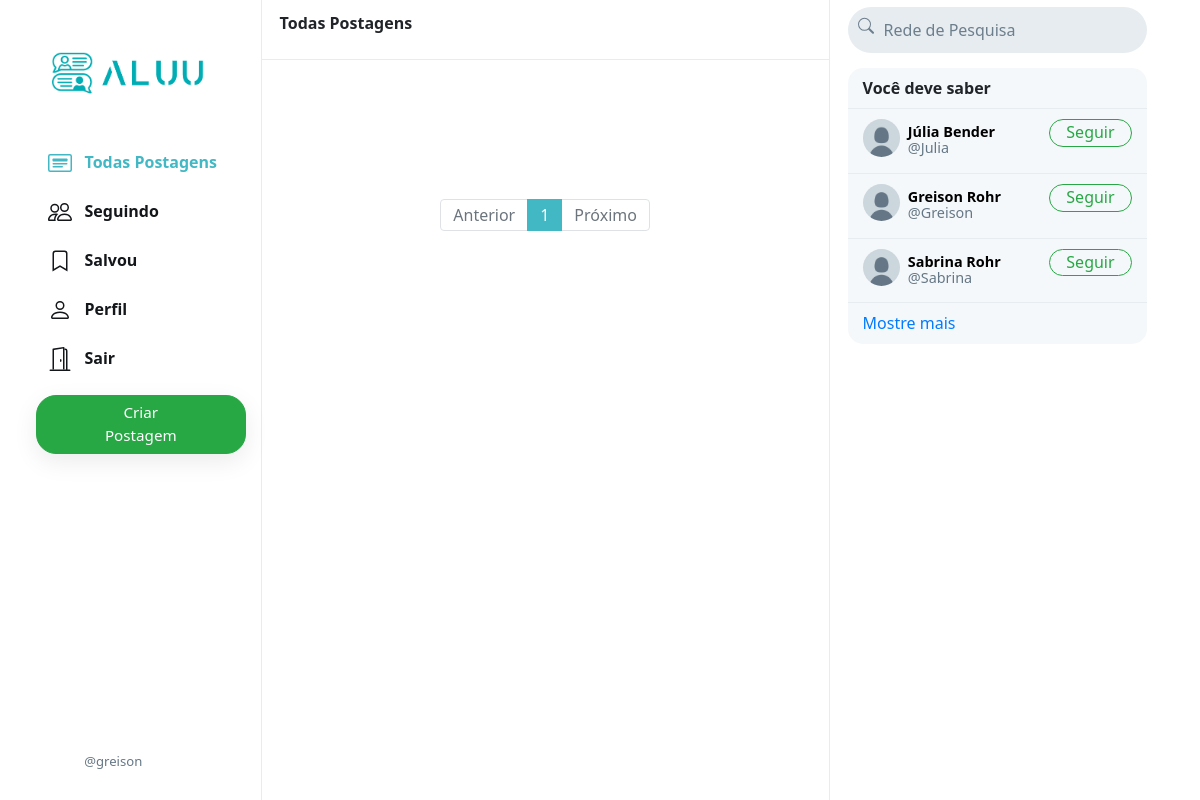
/ (signed in), run on the app's committed database.
### network/models.py (models this page shows, shortened)
class User(AbstractUser):
    profile_pic = models.ImageField(upload_to='profile_pic/')
    bio = models.TextField(max_length=160, blank=True, null=True)
    cover = models.ImageField(upload_to='covers/', blank=True)
    role = models.CharField(max_length=20, blank=True)

### network/views.py (the view)
# urls.py: path("", views.index, name="index"),
def index(request):
    all_posts = Post.objects.all().order_by('-date_created')
    paginator = Paginator(all_posts, 10)
    page_number = request.GET.get('page')
    if page_number == None:
        page_number = 1
    posts = paginator.get_page(page_number)
    followings = []
    suggestions = []
    if request.user.is_authenticated:
        followings = Follower.objects.filter(
            followers=request.user).values_list('user', flat=True)
        suggestions = User.objects.exclude(pk__in=followings).exclude(
            username=request.user.username).order_by("?")[:6]
    return render(request, "network/index.html", {
        "posts": posts,
        "suggestions": suggestions,
        "page": "all_posts",
        'profile': False
    })

### network/templates/network/index.html (shortened to what this page needs)
{% extends "network/layout.html" %}
{% load static %}
{% block body %}
    <div class="main-div">
        <div class="left-div">
            <nav class="head heading">
                {% if page == 'all_posts' %}
                    Todas Postagens
                {% elif page == 'following' %}
                    Seguindo
                {% elif page == 'saved' %}
                    Salvou
                {% elif page == 'profile' %}
                    Perfil
                {% else %}
                    Explorar
                {% endif %}
            </nav>
            <div class="left-div-content">
                <div class="posts-view">
                    <div class="main-div-content">
                        <nav aria-label="Page navigation example" class="pagination-bar">
                            <ul class="pagination justify-content-center">
                                {% if posts.has_previous %}
                                    <li class="page-item">
                                        <a class="page-link" href="?page={{ posts.previous_page_number | default:1}}" tabindex="-1" aria-disabled="true">Anterior</a>
                                    </li>
                                {% else %}
                                    <li class="page-item disabled">
                                        <a class="page-link" href="" tabindex="-1" aria-disabled="true">Anterior</a>
                                    </li>
                                {% endif %}
                                {% for each in posts.paginator.page_range %}
                                    {% if each == posts.number %}
                                        <li class="page-item active"><a class="page-link" href="?page={{each}}">{{each}}</a></li>
                                    {% else %}
                                        <li class="page-item"><a class="page-link" href="?page={{each}}">{{each}}</a></li>
                                    {% endif %}
                                {% endfor %}
                                {% if posts.has_next %}
                                    <li class="page-item">
                                        <a class="page-link" href="?page={{ posts.next_page_number }}">Próximo</a>
                                    </li>
                                {% else %}
                                    <li class="page-item disabled">
                                        <a class="page-link" href="">Próximo</a>
                                    </li>
                                {% endif %}
                            </ul>
                          </nav>
                    </div>
                </div>
            </div>
        </div>
    </div>
{% endblock %}

### network/templates/network/layout.html (shortened to what this page needs)
{% load static %}
<!DOCTYPE html>
<html lang="pt-br">
    <head>
        <link rel="stylesheet" href="https://stackpath.bootstrapcdn.com/bootstrap/4.4.1/css/bootstrap.min.css">
        <link href="{% static 'network/styles.css' %}" rel="stylesheet">
    </head>
    <body>
        <div class="body" data-page="{{page}}">
            <div class="sidenav">
                <a href="{% url 'index' %}" class="navbar-brand">
                    <img src="{% static 'network/Images/logo-aluu.png' %}" style="width: 100%">
                </a>
                <div style="width: 100%">
                    <div>
                        <div>
                            <ul>
                                <li class="nav-item" id="all_posts">
                                <a href="{% url 'index' %}" class="nav-link">
                                    <div style="width: 100%">
                                        &nbsp;&nbsp;Todas Postagens
                                    </div>
                                </a>
                                </li>
                                {% if user.is_authenticated %}
                                    <li class="nav-item" id="following">
                                        <a href="{% url 'following' %}" class="nav-link">
                                            <div>
                                                &nbsp;&nbsp;Seguindo
                                            </div>
                                        </a>
                                    </li>
                                    <li class="nav-item" id="saved">
                                        <a href="{% url 'saved' %}" class="nav-link">
                                            <div>
                                                <svg width="1.5em" height="1.5em" viewBox="0 0 16 16" class="bi bi-bookmark" fill="currentColor" xmlns="http://www.w3.org/2000/svg">
                                                    <path fill-rule="evenodd" d="M8 12l5 3V3a2 2 0 0 0-2-2H5a2 2 0 0 0-2 2v12l5-3zm-4 1.234l4-2.4 4 2.4V3a1 1 0 0 0-1-1H5a1 1 0 0 0-1 1v10.234z"/>
                                                  </svg>
                                                &nbsp;&nbsp;Salvou
                                            </div>
                                        </a>
                                    </li>
                                    <li class="nav-item" id="profile">
                                        <a href="{% url 'profile' user.username %}" class="nav-link">
                                            <div>
                                                &nbsp;&nbsp;Perfil
                                            </div>
                                        </a>
                                    </li>
                                    <li class="nav-item" id="logout">
                                        <a href="{% url 'logout' %}" class="nav-link">
                                            <div>
                                                &nbsp;&nbsp;Sair
                                            </div>
                                        </a>
                                    </li>
                                {% endif %}
                            </ul>
                        </div>
                        {% if user.is_authenticated %}
                            <button id="popup-btn" class="btn btn-success new-post-btn" onclick="createpost()">Criar Postagem</button>
                        {% endif %}
                    </div>
                    <div style="position: absolute; bottom: 10px;">
                        {% if user.is_authenticated %}
                            <li class="nav-item sidenav-user">
                                <a href="{% url 'profile' user.username %}" class="nav-link">
                                    <div class="user_account">
                                        <div class="small-profilepic" style="float: left; background-image: url(/network/media/{{user.profile_pic}})"></div>
                                        <div style="height: 2.7vw; margin: auto;">
                                            <div class="grey" style="margin-top: 4px;">@{{ user.username }}</div>
                                        </div>
                                    </div>
                                </a>
                            </li>
                        {% endif %}
                    </div>
                </div>
            </div>
            {% block body %}
            {% endblock %}
            <div class="right-div">
                <nav class="head">
                    <form action="#">
                        <div class="search-div">
                            <div>
                            </div>
                            <input type="text" name="query" id="search-box" placeholder="Rede de Pesquisa">
                        </div>
                    </form>
                </nav>
                <div class='right-div-content'>
                    <div class="space" style="background-color: white;"></div>
                    {% if user.is_authenticated %}
                        <div class="suggestion-box">
                            <div class="suggestion-header">
                                Você deve saber
                            </div>
                            {% for suggestion in suggestions %}
                                <div class="suggestion-user">
                                    <div>
                                        <a href="{% url 'profile' suggestion.username %}">
                                            <div class="small-profilepic" style="background-image: url(/network/media/{{suggestion.profile_pic}})"></div>
                                        </a>
                                    </div>
                                    <div class="user-details">
                                        <a href="{% url 'profile' suggestion.username %}">
                                            <div id="user-name">
                                                <strong>
                                                    {{suggestion.first_name}} {{suggestion.last_name}}
                                                </strong>
                                            </div>
                                            <div class="grey">@{{suggestion.username}}</div>
                                        </a>
                                    </div>
                                    <div>
                                        <button class="btn btn-outline-success" type="button" onclick="follow_user(this,'{{suggestion.username}}','suggestion')">Seguir</button>
                                    </div>
                                </div>
                            {% empty %}
                                    <div style="text-align: center; border-bottom: .5px solid #e6ecf0; padding: 10px 15px;">
                                        <span class="grey" style="font-size: .9em;">Nenhuma sugestão disponível.</span>
                                    </div>
                            {% endfor %}
                            <div class="suggestion-footer">
                                <a href="#">Mostre mais</a>
                            </div>
                        </div>
                    {% endif %}
                </div>
            </div>
        </div>
    </body>
</html>

### network/static/network/styles.css (style rules this page uses)
.body { display: flex; min-height: 100%; font-family: system-ui, sans-serif; }
.btn { border-radius: 20px; padding: 0.32rem 1rem 0.375rem 1rem; }
.btn, .btn:focus, .btn:active { box-shadow: none !important; -webkit-box-shadow: none !important; }
.grey { color: #657786; }
svg { vertical-align: text-top; }
.sidenav { height: 100%; width: 21.8%; position: fixed; top: 0; left: 0; padding: 15px; list-style: none; border-right: .5px solid #e6ecf0; z-index: 100; padding-left: 3%; background-color: white; }
.sidenav ul { list-style: none; padding-left: 0px; margin-top: 3vh; }
.sidenav li { margin-top: 7px; }
.sidenav .nav-link { color: #14171a; line-height: .7em; font-weight: 700; padding: 0px; }
.sidenav .nav-link>div { padding: 10px 20px 8px 12px; border-radius: 25px; line-height: 0.9em; width: max-content; }
.new-post-btn { padding-left: 55px !important; padding-right: 55px !important; font-size: .95em; font-weight: 530; box-shadow: rgba(0, 0, 0, 0.08) 0px 8px 24px !important; }
.user_account { display: flex; font-size: .82rem; font-weight: normal; padding-top: 3px !important; padding-bottom: 3px !important; padding-left: 3px !important; }
.user_account .small-profilepic { transform: scale(.82); margin-left: auto; margin-top: auto; }
.active a { color: #42b8c4 !important; }
.main-div { position: relative; width: 47.25%; min-height: 100vh; left: 21.8%; }
.left-div { position: relative; }
.head { height: 7.5vh; }
.heading { position: fixed; width: 47.255%; top: 0px; padding: 18px; border-bottom: .5px solid #e6ecf0; line-height: .7em; font-weight: 800; background-color: #fff; z-index: 1000; }
.left-div-content { margin-top: 7.5vh; }
.small-profilepic { width: 3.1vw; height: 3.1vw; border-radius: 9999px; overflow: hidden; margin-right: 8px; background-size: cover; background-repeat: no-repeat; background-position: center; box-sizing: content-box; }
.space { height: 8px; background-color: #e6ecf0; }
.pagination-bar { margin-top: 35px; margin-bottom: 35px; }
.pagination-bar .page-link { line-height: .9em; }
.page-item.active .page-link { color: white !important; background-color: #42b8c4; border-color: #42b8c4; }
.page-link { color: #42b8c4; }
.right-div { width: 28%; height: 100vh; position: fixed; right: 2.95%; border-left: .5px solid #e6ecf0; background-color: white; }
.right-div .head { padding: .9vh 1.5vw; }
.right-div .search-div { margin-left: auto; margin-right: auto; display: flex; border-radius: 25px; background-color: #e6ecf0; padding-left: 10px; padding-right: 10px; vertical-align: middle; }
#search-box { height: 5.7vh; border: none; background: none; outline: none; width: 100%; margin-left: 8px; }
#search-box::placeholder { color: #6d7e8c; }
.right-div-content { height: 92.5vh; overflow: auto; padding-left: 1.5vw; padding-right: 1.5vw; }
.suggestion-box, .guest-box { border-radius: 15px; overflow: hidden; background-color: #f5f8fa; }
.suggestion-header { padding: 13px 15px; line-height: .9em; font-weight: 800; border-bottom: .5px solid #e6ecf0; }
.suggestion-user { display: flex; padding: 10px 15px; font-size: .9em; border-bottom: .5px solid #e6ecf0; }
.suggestion-user a { color: black; text-decoration: none; }
.user-details { flex: 1; line-height: 1.1em; padding: 5px 0px 7px 0px; }
.suggestion-user .btn { padding: 0em 1em .09em 1em; }
.suggestion-footer { padding: 13px 15px; line-height: .9em; }
.suggestion-footer a { text-decoration: none; }

### data on the page
User: username "greison"
User: profile_pic (placeholder picture), first_name "Júlia", last_name "Bender", username "Julia"
User: profile_pic (placeholder picture), first_name "Greison", last_name "Rohr", username "Greison"
User: profile_pic (placeholder picture), first_name "Sabrina", last_name "Rohr", username "Sabrina"

### other printed values
{{ each }} "1"
